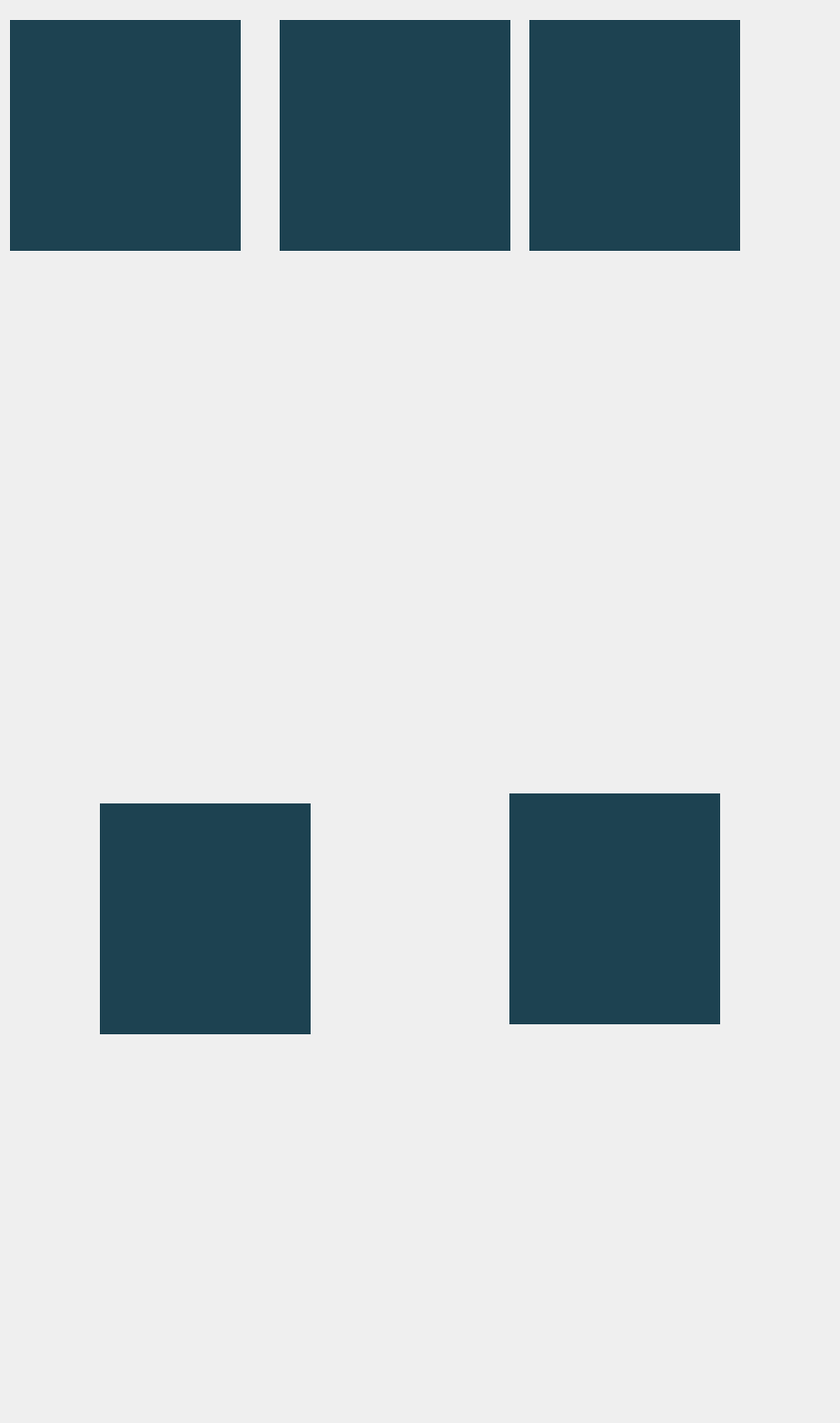
             <widget class="QWidget" name="telemetry_scroll_area_container">
              <property name="geometry">
               <rect>
                <x>0</x>
                <y>0</y>
                <width>841</width>
                <height>1424</height>
               </rect>
              </property>
              <layout class="QVBoxLayout" name="verticalLayout_22" stretch="1,1">
               <property name="spacing">
                <number>24</number>
               </property>
               <property name="leftMargin">
                <number>0</number>
               </property>
               <property name="topMargin">
                <number>0</number>
               </property>
               <property name="rightMargin">
                <number>12</number>
               </property>
               <property name="bottomMargin">
                <number>0</number>
               </property>
               <item>
                <widget class="DockArea" name="telemetry_dock_area" native="true">
                 <property name="minimumSize">
                  <size>
                   <width>0</width>
                   <height>700</height>
                  </size>
                 </property>
                 <property name="bg" stdset="0">
                  <string>dark</string>
                 </property>
                 <widget class="PlotWidget" name="telemetry_widget" native="true">
                  <property name="geometry">
                   <rect>
                    <x>10</x>
                    <y>20</y>
                    <width>231</width>
                    <height>231</height>
                   </rect>
                  </property>
                  <property name="styleSheet">
                   <string notr="true">background-color: rgb(29, 66, 81);</string>
                  </property>
                 </widget>
                 <widget class="PlotWidget" name="telemetry_widget_3" native="true">
                  <property name="geometry">
                   <rect>
                    <x>280</x>
                    <y>20</y>
                    <width>231</width>
                    <height>231</height>
                   </rect>
                  </property>
                  <property name="styleSheet">
                   <string notr="true">background-color: rgb(29, 66, 81);</string>
                  </property>
                 </widget>
                 <widget class="PlotWidget" name="telemetry_widget_2" native="true">
                  <property name="geometry">
                   <rect>
                    <x>530</x>
                    <y>20</y>
                    <width>211</width>
                    <height>231</height>
                   </rect>
                  </property>
                  <property name="styleSheet">
                   <string notr="true">background-color: rgb(29, 66, 81);</string>
                  </property>
                 </widget>
                </widget>
               </item>
               <item>
                <widget class="DockArea" name="telemetry_dock_area_2" native="true">
                 <property name="minimumSize">
                  <size>
                   <width>0</width>
                   <height>700</height>
                  </size>
                 </property>
                 <property name="bg" stdset="0">
                  <string>dark</string>
                 </property>
                 <widget class="PlotWidget" name="telemetry_widget_5" native="true">
                  <property name="geometry">
                   <rect>
                    <x>510</x>
                    <y>70</y>
                    <width>211</width>
                    <height>231</height>
                   </rect>
                  </property>
                  <property name="styleSheet">
                   <string notr="true">background-color: rgb(29, 66, 81);</string>
                  </property>
                 </widget>
                 <widget class="PlotWidget" name="telemetry_widget_4" native="true">
                  <property name="geometry">
                   <rect>
                    <x>100</x>
                    <y>80</y>
                    <width>211</width>
                    <height>231</height>
                   </rect>
                  </property>
                  <property name="styleSheet">
                   <string notr="true">background-color: rgb(29, 66, 81);</string>
                  </property>
                 </widget>
                </widget>
               </item>
              </layout>
             </widget>
